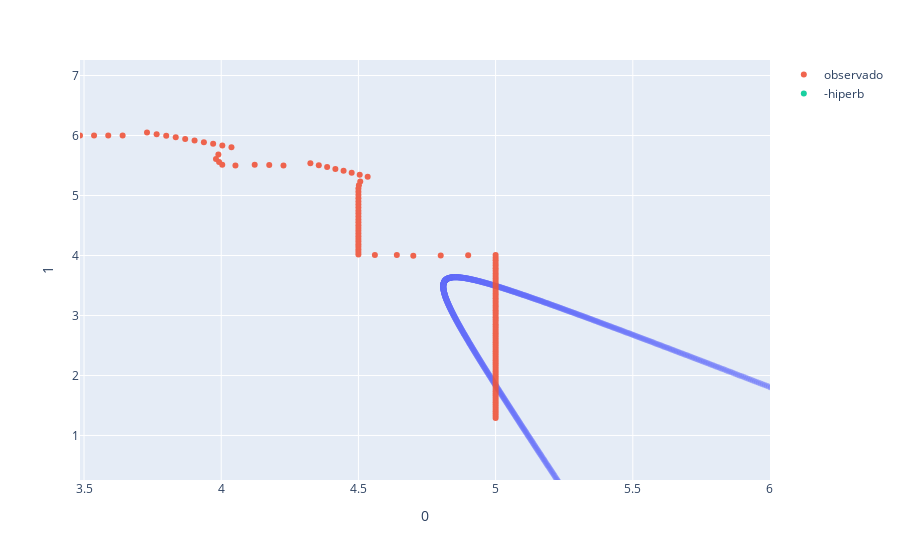

Notebook code for this chart:
### Code cell
fig.add_scatter(x=-df['0'], y=-df['1'], mode='markers', name='-hiperb', opacity=0.9)
fig.show()

### Figure 1 — Plotly figure (JSON) as saved in the notebook; plotly's stock layout.template omitted (floating-point values rounded to 4 significant figures; data arrays with more than 128 entries replaced by an {"elided": "..."} marker saying what was removed)
{"data": [{"hovertemplate": "0=%{x}<br>1=%{y}<extra></extra>", "legendgroup": "", "marker": {"color": "#636efa", "opacity": 0.4, "symbol": "circle"}, "mode": "markers", "name": "", "orientation": "v", "showlegend": false, "type": "scatter", "x": {"elided": "1000 float values"}, "xaxis": "x", "y": {"elided": "1000 float values"}, "yaxis": "y"}, {"mode": "markers", "name": "observado", "opacity": 0.9, "type": "scatter", "x": {"elided": "132 float values"}, "y": {"elided": "132 float values"}}, {"mode": "markers", "name": "-hiperb", "opacity": 0.9, "type": "scatter", "x": {"elided": "1000 float values"}, "y": {"elided": "1000 float values"}}], "layout": {"legend": {"tracegroupgap": 0}, "margin": {"t": 60}, "xaxis": {"anchor": "y", "domain": [0, 1], "range": [3.485, 6.0], "title": {"text": "0"}}, "yaxis": {"anchor": "x", "domain": [0, 1], "range": [0.258, 7.259], "title": {"text": "1"}}}}
